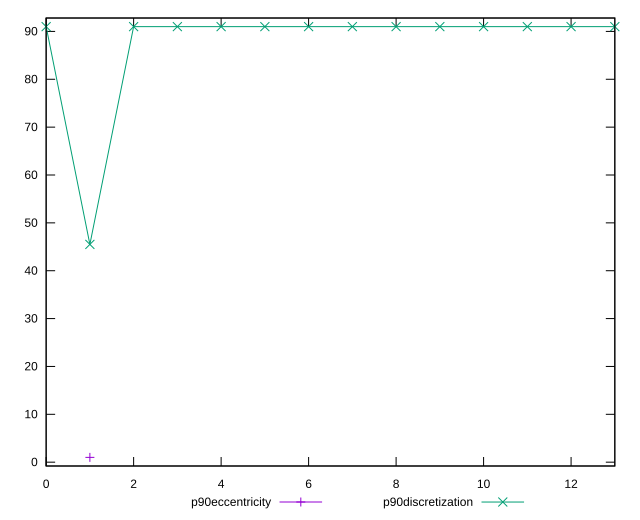

The script that saved this image:
reset

$p90Eccentricity <<EOF
1 0.9999999999999988
EOF

$p90Discretization <<EOF
0 91
1 45.5
2 91
3 91
4 91
5 91
6 91
7 91
8 91
9 91
10 91
11 91
12 91
13 91
EOF

set key outside below
set xrange [0:13]
set yrange [-0.8000000000000013:92.8]
set trange [-0.8000000000000013:92.8]
set terminal svg size 640, 520 enhanced background rgb 'white'
set output "report_00008_2021-01-22T20:58:29.167/unminified-javascript/progression/eccentricity.svg"

plot $p90Eccentricity title "p90eccentricity" with linespoints, \
     $p90Discretization title "p90discretization" with linespoints

reset
